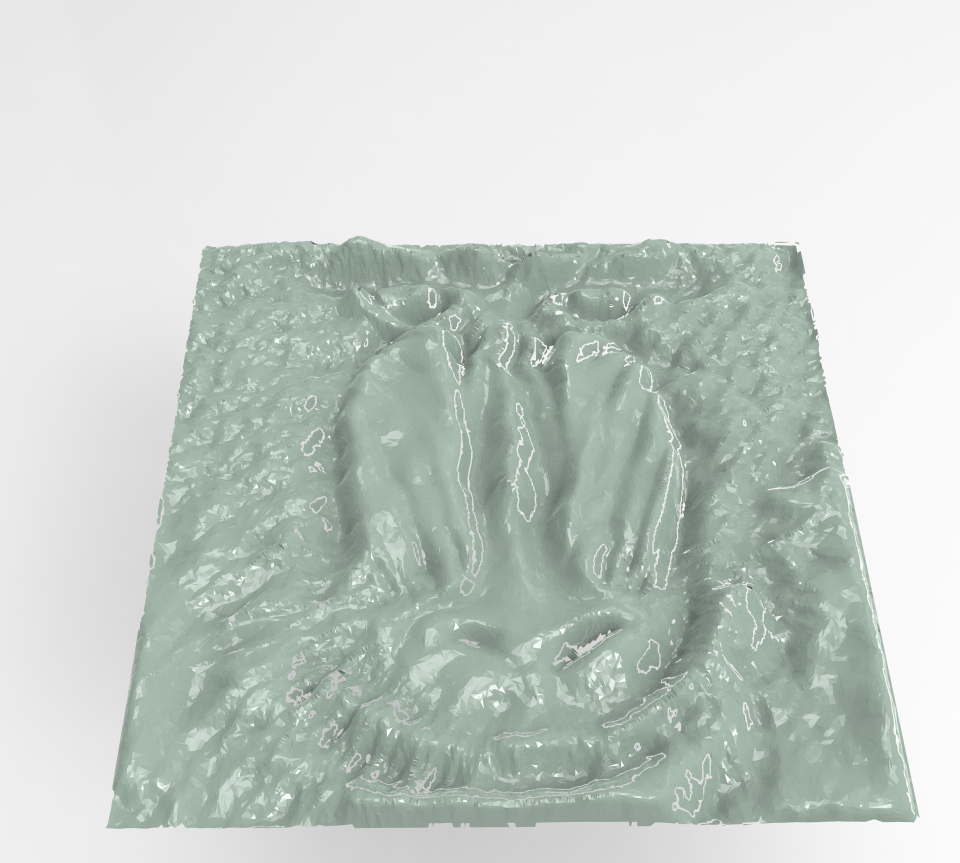
#> input picture samples/baboon/baboon.jpg, 1920 x 1725 px (shown at 1/2 size)
$ python c.py
#> lines starting #> are read from the running program, lines starting #| are printed output that depends on the picture
import numpy as np
from scipy.spatial import Delaunay
import matplotlib.pyplot as plt
import matplotlib.image as img
import pathlib

curr_location = pathlib.Path(__file__).parent.absolute()
path = curr_location / 'support'
path.mkdir(parents=True, exist_ok=True)
path = str(path)

img_location = input('Insert image location:')
#> the answer given: samples/baboon/baboon.jpg

def area(points_source,simplices):
    def PolyArea(points, center):
        points = [np.array(point) for point in points]
        def clockwiseangle_and_distance(point):
            vec = point - center
            l = np.linalg.norm(vec)
            return np.arctan2(vec[1],vec[0]), l
        points = sorted(points, key=clockwiseangle_and_distance)
        points = np.array(points)
        x = points[:,0]; y = points[:,1]
        return 0.5*np.abs(np.dot(x,np.roll(y,1))-np.dot(y,np.roll(x,1)))
    areas = np.zeros(512*512)
    ntri_all = [[] for i in range(512*512)]
    for simplex in simplices:
        for a in simplex:
            ntri_all[a].append(simplex)
    for i in range(512*512):
        ntri = ntri_all[i]
        points = set()
        for simplex in ntri:
            simplex = np.delete(simplex,np.argwhere(simplex==i))
            a = points_source[i]
            b = points_source[simplex[0]]
            c = points_source[simplex[1]]
            points.add(tuple((a+b)/2))
            points.add(tuple((a+c)/2))
            points.add(tuple((a+b+c)/3))
        if len(points) == 3:
            points.add(tuple(a))
        points = list(points)
        areas[i] = PolyArea(points, a)
    return areas

# [76 lines left out: functions calcDiff, poisson_solver, calcDeltaT, gradient, divergence, not called in this run]

image = img.imread(img_location)
#> image is the input picture: shape (1725, 1920, 3); mean R, G, B 198.1, 206.6, 201.1
imgdata = np.zeros((512,512))
for i in range(512):
    for j in range(512):
        imgdata[i,j] = image[i,j,0]
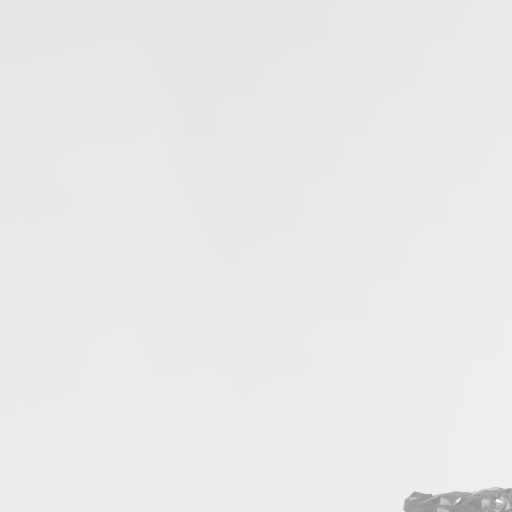
#> imgdata: shape (512, 512) float64; min 138, max 252, mean 233.9

source = np.zeros((512,512,2))
for i in range(512):
    for j in range(512):
        source[i,j] = np.array([i+j*1e-5,j])

dest = np.copy(source)
inten_dest = C = np.copy(imgdata)/255
inten_source = L = np.average(C)*np.ones((512,512))
#> inten_source: shape (512, 512) float64; every value is 0.917

print('calculating destination areas')
points_dest = np.reshape(dest,(-1,2))
tri_dest = Delaunay(points_dest)
areas_dest = area(points_dest,tri_dest.simplices)
#> (the run stopped early here; a loop or call above may not have finished)
